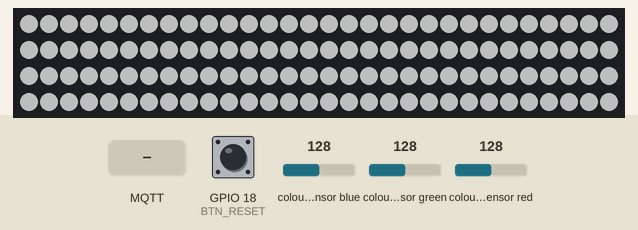
The sketch below on a simulated ESP32. Parts: 120 RGB LEDs in strip order, left to right, continuing on the next row. Wiring (inferred from the names in the program): TCS3200 colour sensor: output GPIO 32; S2 GPIO 27; S3 GPIO 14; S0 GPIO 25; S1 GPIO 26. The inputs (shaded band) are chosen by the test bench; at power-on: GPIO 18 (BTN_RESET) HIGH, colour sensor blue 128, colour sensor green 128, colour sensor red 128. Dim RGB values are drawn brighter than linear; WiFi joins after 1.5 s; servers stay silent unless stated; random numbers use the default seed unless the sketch sets one; no MQTT or app messages arrive unless stated; what the sketch prints to the serial monitor is not drawn.

Above: at 2.7 s.
2.8 s: MQTT message "auto" arrives on the first subscribed topic
At 3.6 s:
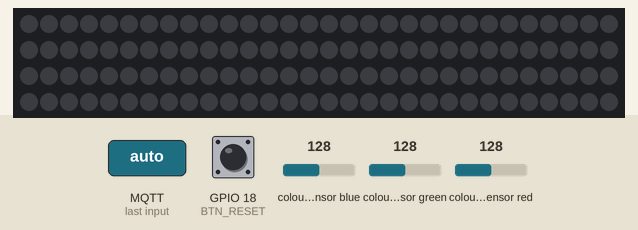
4.3 s: GPIO 18 (BTN_RESET) pulled LOW for 0.15 s
At 5.7 s:
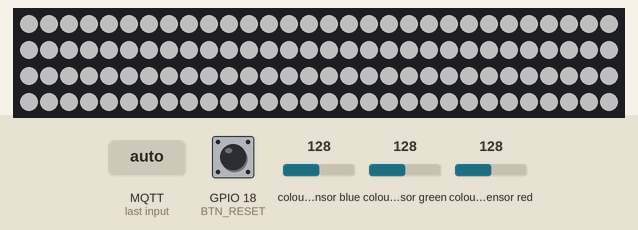
6.0 s: MQTT message "5" arrives on the first subscribed topic
At 7.2 s:
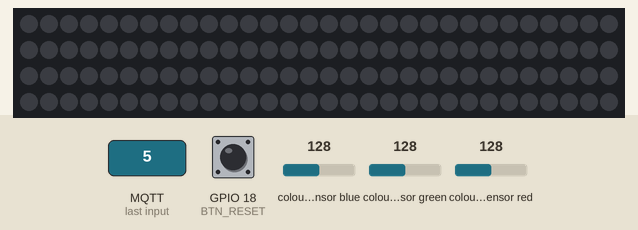
Timing chart, 0 to 9.0 s (numbered marks = the images above; inputs shaded):
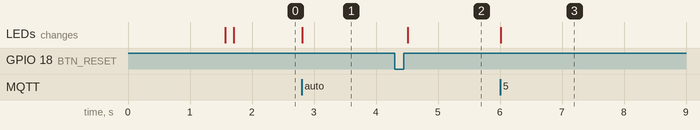

The sketch:

MicroProject.ino
```cpp
#include <WiFi.h>
#include <PubSubClient.h>
#include <Adafruit_NeoPixel.h>
#include <ArduinoJson.h>
#include <WebServer.h>

// ================= 1. ตั้งค่าเครือข่าย WiFi & MQTT =================
const char* ssid = "@JumboPlusIoT";
const char* password = "gzuoy6it";
const char* mqtt_server = "broker.hivemq.com";

const char* topic_pub = "cpe16/spectramatch/sensor_v2";
const char* topic_sub = "cpe16/spectramatch/led_v2";

// ================= 2. Hardware Config =================
#define LED_PIN 19
#define NUM_LEDS 120
#define S0 25
#define S1 26
#define S2 27
#define S3 14
#define OUT 32
#define BTN_RESET 18

WiFiClient espClient;
PubSubClient client(espClient);
Adafruit_NeoPixel strip(NUM_LEDS, LED_PIN, NEO_GRB + NEO_KHZ800);
WebServer server(80);

// ================= 3. ตัวแปรสำหรับอ่านค่าสี =================
bool manualOverride = false;
unsigned long lastMqttPub = 0;

float rSmooth = 0, gSmooth = 0, bSmooth = 0;
float rGain = 1.35, gGain = 1.00, bGain = 0.75; // Gain ตามโค้ดต้นฉบับ


// ================= 4. หน้าเว็บ Dashboard =================
const char webpage_html[] PROGMEM = R"=====(
<!DOCTYPE html>
<html>
<head>
    <meta charset="UTF-8"><meta name="viewport" content="width=device-width, initial-scale=1.0">
    <title>LED Control V2</title>
    <script src="https://cdnjs.cloudflare.com/ajax/libs/mqtt/4.3.7/mqtt.min.js"></script>
    <style>
        body { font-family: sans-serif; background: #1a1a1a; color: white; text-align: center; padding: 20px; margin:0; display: flex; justify-content: center; align-items: center; min-height: 90vh; }
        .card { background: #2a2a2a; border-radius: 15px; padding: 30px; width: 100%; max-width: 350px; box-shadow: 0 10px 25px rgba(0,0,0,0.5); }
        button { padding: 12px; margin: 5px; border-radius: 8px; border: none; font-weight: bold; width: 45%; cursor: pointer; }
        .btn-r { background: #ff4757; color: white; } .btn-g { background: #2ed573; color: white; } .btn-b { background: #1e90ff; color: white; }
        .btn-auto { background: linear-gradient(135deg, #ffa502, #ff7f50); width: 75px; height: 75px; border-radius: 50%; font-size: 1.5em; margin-top: 20px; color: white; border: 4px solid #eccc68; cursor: pointer; transition: 0.2s; }
        .btn-auto:active { transform: scale(0.9); }
        #status { margin-top: 20px; font-size: 0.85em; color: #7bed9f; }
    </style>
</head>
<body>
    <div class="card">
        <h3>🕹️ Manual Control</h3>
        <button class="btn-r" onclick="sendColor(255,0,0)">Red</button>
        <button class="btn-g" onclick="sendColor(0,255,0)">Green</button><br>
        <button class="btn-b" onclick="sendColor(0,0,255)">Blue</button>
        <button style="background:#eee; color:black;" onclick="sendColor(255,255,255)">White</button>
        <h4>🎨 Custom Color:</h4>
        <input type="color" style="width:95%; height:45px; cursor:pointer;" onchange="sendHex(this.value)">
        <button class="btn-auto" onclick="sendAutoMode()">R</button>
        <div id="status">🔌 Connecting...</div>
    </div>
    <script>
        var broker = (location.protocol === 'https:') ? 'wss://broker.hivemq.com:8884/mqtt' : 'ws://broker.hivemq.com:8000/mqtt';
        var client = mqtt.connect(broker, { clientId: 'web_' + Math.floor(Math.random() * 10000) });
        client.on('connect', function() { document.getElementById('status').innerText = '🟢 MQTT Connected'; });
        function sendColor(r,g,b) { client.publish('cpe16/spectramatch/led_v2', JSON.stringify({r:r, g:g, b:b})); }
        function sendHex(h) { sendColor(parseInt(h.substr(1,2),16), parseInt(h.substr(3,2),16), parseInt(h.substr(5,2),16)); }
        function sendAutoMode() { client.publish('cpe16/spectramatch/led_v2', JSON.stringify({mode:'auto'})); }
    </script>
</body>
</html>
)=====";

// ================= 5. Helper Functions =================
int readColor(bool s2, bool s3) {
    digitalWrite(S2, s2);
    digitalWrite(S3, s3);
    delayMicroseconds(200);
    long total = 0;
    for (int i = 0; i < 8; i++) total += pulseIn(OUT, LOW, 30000);
    return total / 8;
}

int gammaFix(int v) {
    return constrain((int)(pow(v / 255.0, 2.2) * 255.0), 0, 255);
}

void callback(char* topic, byte* payload, unsigned int length) {
    StaticJsonDocument<200> doc;
    deserializeJson(doc, payload, length);
    if (doc.containsKey("mode") && doc["mode"] == "auto") {
        manualOverride = false;
        Serial.println(">>> MODE: AUTO (Sensor Activated) <<<");
    } else {
        manualOverride = true;
        int r = doc["r"], g = doc["g"], b = doc["b"];
        strip.fill(strip.Color(gammaFix(r), gammaFix(g), gammaFix(b)));
        strip.show();
        Serial.println(">>> MODE: MANUAL (Web Command) <<<");
    }
}

void reconnect() {
    while (!client.connected()) {
        String cid = "ESP32_" + String(random(0xffff), HEX);
        if (client.connect(cid.c_str())) {
            client.subscribe(topic_sub);
            Serial.println("MQTT Reconnected: " + cid);
        } else { delay(5000); }
    }
}

// ================= 6. SETUP =================
void setup() {
    Serial.begin(115200);
    pinMode(S0, OUTPUT); pinMode(S1, OUTPUT);
    pinMode(S2, OUTPUT); pinMode(S3, OUTPUT);
    pinMode(OUT, INPUT); pinMode(BTN_RESET, INPUT_PULLUP);
    digitalWrite(S0, HIGH); digitalWrite(S1, LOW); // Scale 20%

    strip.begin(); strip.setBrightness(80); strip.show();

    WiFi.begin(ssid, password);
    while (WiFi.status() != WL_CONNECTED) { delay(500); Serial.print("."); }
    Serial.print("\n>>> IP: "); Serial.println(WiFi.localIP());

    client.setServer(mqtt_server, 1883);
    client.setCallback(callback);
    server.on("/", []() { server.send(200, "text/html; charset=utf-8", webpage_html); });
    server.begin();
}

// ================= 7. LOOP =================
void loop() {
    server.handleClient();
    if (!client.connected()) reconnect();
    client.loop();

    if (digitalRead(BTN_RESET) == LOW) { manualOverride = false; delay(200); }

    // --- อ่านค่าเซนเซอร์ตลอดเวลาเพื่อส่ง MQTT ---
    int rRaw = readColor(LOW, LOW);
    int bRaw = readColor(LOW, HIGH);
    int gRaw = readColor(HIGH, HIGH);

    // --- ประมวลผลสี (Logic ตามโค้ดต้นฉบับของคุณ) ---
    int rOut, gOut, bOut;

    if (rRaw < 320 && gRaw < 320 && bRaw < 320) { // White
        rOut = 255; gOut = 255; bOut = 255;
    } else if (rRaw > 900 && gRaw > 900 && bRaw > 800) { // Black
        rOut = 0; gOut = 0; bOut = 0;
    } else {
        int r = map(rRaw, 1080, 260, 0, 255);
        int g = map(gRaw, 1085, 260, 0, 255);
        int b = map(bRaw, 920, 260, 0, 255);

        rOut = constrain(r * rGain, 0, 255);
        gOut = constrain(g * gGain, 0, 255);
        bOut = constrain(b * bGain, 0, 255);
    }

    // --- ระบบ SMOOTH ---
    int rG = gammaFix(rOut);
    int gG = gammaFix(gOut);
    int bG = gammaFix(bOut);

    rSmooth = rSmooth * 0.8 + rG * 0.2;
    gSmooth = gSmooth * 0.8 + gG * 0.2;
    bSmooth = bSmooth * 0.8 + bG * 0.2;

    // --- แสดงผลไฟเฉพาะโหมด AUTO ---
    if (!manualOverride) {
        strip.fill(strip.Color((int)rSmooth, (int)gSmooth, (int)bSmooth));
        strip.show();
    }


    // --- ส่งสถานะสีขึ้น MQTT ทุกๆ 500ms ---
    if (millis() - lastMqttPub > 500) {
        StaticJsonDocument<128> doc;
        doc["r"] = (int)rSmooth; doc["g"] = (int)gSmooth; doc["b"] = (int)bSmooth;
        doc["mode"] = manualOverride ? "manual" : "auto";
        char buffer[128]; serializeJson(doc, buffer);
        client.publish(topic_pub, buffer);
        lastMqttPub = millis();
    }
}
```

Measured:
- after the input at 2.8 s, the LEDs: change at once (image 1)
- after the input at 4.3 s, the LEDs: change after 0.21 s (image 2)
- after the input at 6.0 s, the LEDs: change at once (image 3)
